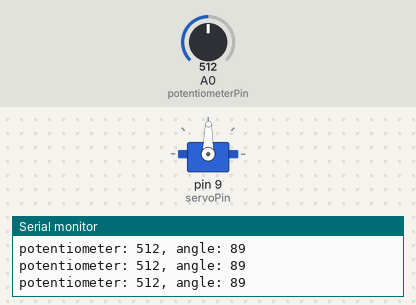
A sketch run on a simulated Arduino Uno, built with avr-gcc and run on an emulated ATmega328P. Shown: servo, the last lines printed to the serial monitor. The test bench sets the inputs (shaded band); at power-on: A0 (potentiometerPin) = 512.

Above: at 1.2 s.
1.3 s: A0 (potentiometerPin) set to 564
At 2.6 s:
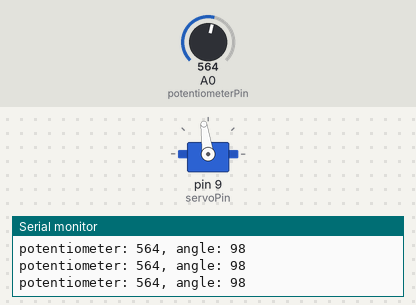
4.3 s: A0 (potentiometerPin) set to 585
At 4.9 s:
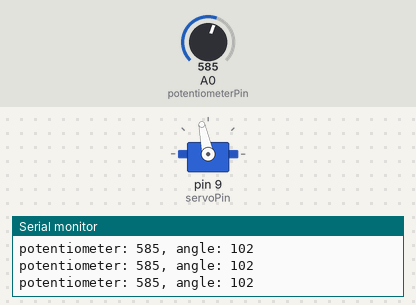
5.8 s: A0 (potentiometerPin) set to 306
At 7.0 s:
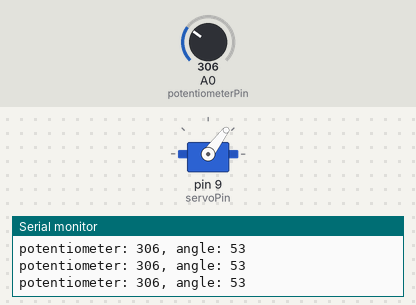
7.3 s: A0 (potentiometerPin) set to 104
At 7.6 s:
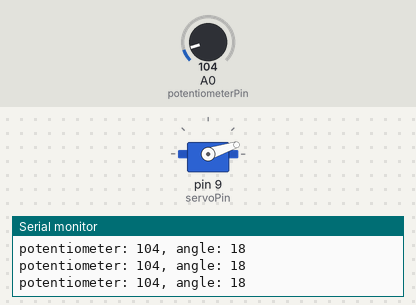
8.8 s: A0 (potentiometerPin) set to 88
At 9.3 s:
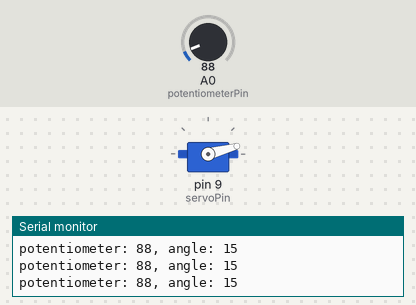
11.8 s: A0 (potentiometerPin) set to 122
At 12.6 s:
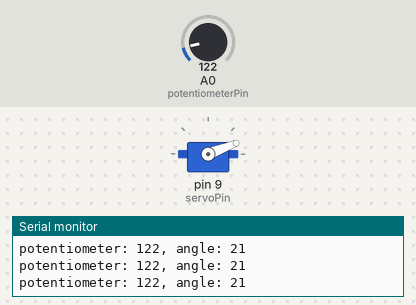
Timing chart, 0 to 14.3 s (numbered marks = the images above; inputs shaded):
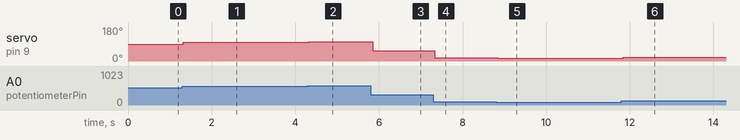

Measured:
- after the input at 1.3 s, servo on pin 9 (servoPin): 89° → 98° at once
- after the input at 4.3 s, servo on pin 9 (servoPin): 98° → 102° at once
- after the input at 5.8 s, servo on pin 9 (servoPin): 102° → 53° after 0.05 s
- after the input at 7.3 s, servo on pin 9 (servoPin): 53° → 18° at once
- after the input at 8.8 s, servo on pin 9 (servoPin): 18° → 15° after 0.05 s
- after the input at 11.8 s, servo on pin 9 (servoPin): 15° → 21° at once

The sketch:

potentiometeredServo.ino
```cpp
#include <Servo.h>

Servo servo;
const int servoPin = 9;

const int potentiometerPin = A0;
int potentiometerValue;
int angle;

void setup() {

  servo.attach(servoPin);

  // Serial connection to check values from the potentiometer
  Serial.begin(9600);

}

void loop() {

  potentiometerValue = analogRead(potentiometerPin);

  Serial.print("potentiometer: ");
  Serial.print(potentiometerValue);

  // Change value between 0-1023 to value between 0-179
  angle = map(potentiometerValue, 0, 1023, 0, 179);

  Serial.print(", angle: ");
  Serial.println(angle);

  servo.write(angle);
  delay(15);

}
```
